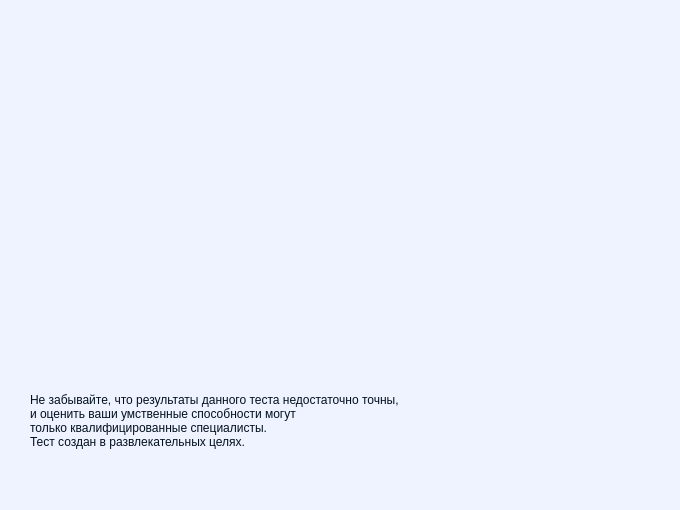
<?xml version="1.0" encoding="UTF-8"?>
<ui version="4.0">
 <class>MainWindow</class>
 <widget class="QMainWindow" name="MainWindow">
  <property name="geometry">
   <rect>
    <x>0</x>
    <y>0</y>
    <width>680</width>
    <height>510</height>
   </rect>
  </property>
  <property name="windowTitle">
   <string>MainWindow</string>
  </property>
  <property name="styleSheet">
   <string notr="true">background-color: rgb(239, 242, 255);</string>
  </property>
  <widget class="QWidget" name="centralwidget">
   <widget class="QLabel" name="l_text">
    <property name="geometry">
     <rect>
      <x>30</x>
      <y>380</y>
      <width>451</width>
      <height>81</height>
     </rect>
    </property>
    <property name="toolTip">
     <string>&lt;html&gt;&lt;head/&gt;&lt;body&gt;&lt;p align=&quot;center&quot;&gt;&lt;br/&gt;&lt;/p&gt;&lt;/body&gt;&lt;/html&gt;</string>
    </property>
    <property name="styleSheet">
     <string notr="true">font: 87 10pt &quot;Segoe UI Black&quot;;
color: rgb(2, 16, 29);</string>
    </property>
    <property name="text">
     <string>Не забывайте, что результаты данного теста недостаточно точны, 
и оценить ваши умственные способности могут
только квалифицированные специалисты.  
Тест создан в развлекательных целях.</string>
    </property>
   </widget>
   <widget class="QLabel" name="l_text_result">
    <property name="geometry">
     <rect>
      <x>100</x>
      <y>22</y>
      <width>481</width>
      <height>111</height>
     </rect>
    </property>
    <property name="styleSheet">
     <string notr="true">font: 87 12pt &quot;Segoe UI Black&quot;;
color: rgb(255, 43, 89);
</string>
    </property>
    <property name="text">
     <string/>
    </property>
   </widget>
   <widget class="QLabel" name="l_text_result_2">
    <property name="geometry">
     <rect>
      <x>40</x>
      <y>150</y>
      <width>601</width>
      <height>121</height>
     </rect>
    </property>
    <property name="styleSheet">
     <string notr="true">font: 87 11pt &quot;Segoe UI Black&quot;;
color: rgb(2, 16, 29);</string>
    </property>
    <property name="text">
     <string/>
    </property>
   </widget>
  </widget>
  <widget class="QMenuBar" name="menubar">
   <property name="geometry">
    <rect>
     <x>0</x>
     <y>0</y>
     <width>680</width>
     <height>21</height>
    </rect>
   </property>
  </widget>
  <widget class="QStatusBar" name="statusbar"/>
 </widget>
 <resources/>
 <connections/>
</ui>
